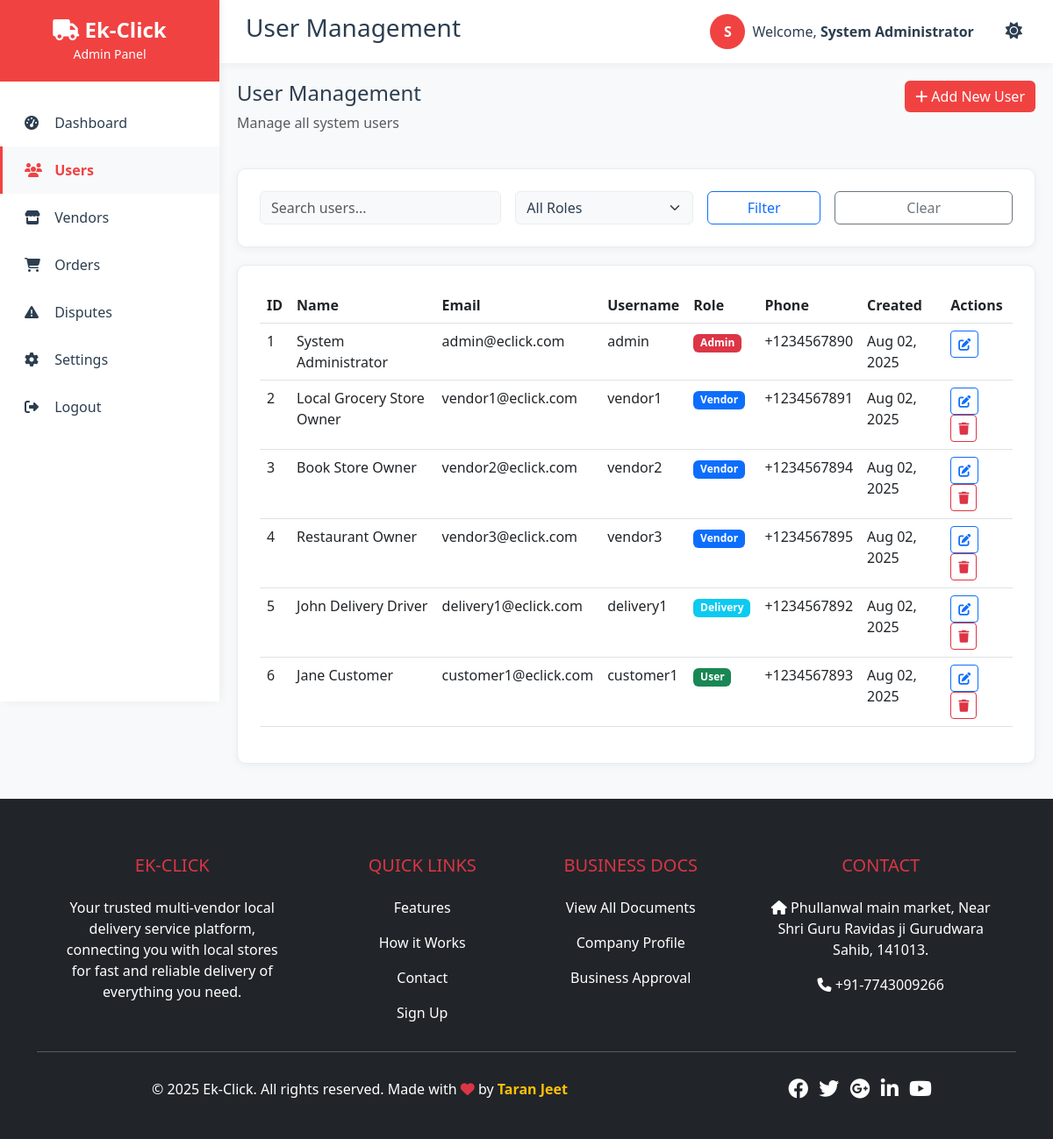
The page /admin/users.php (signed in) on the database its author committed.
### tables this page shows
CREATE TABLE IF NOT EXISTS users (
    id INT AUTO_INCREMENT PRIMARY KEY,
    username VARCHAR(50) UNIQUE NOT NULL,
    password VARCHAR(255) NOT NULL,
    email VARCHAR(100) UNIQUE NOT NULL,
    full_name VARCHAR(100) NOT NULL,
    phone VARCHAR(20) NOT NULL,
    date_of_birth DATE,
    role ENUM('admin', 'vendor', 'delivery', 'user') DEFAULT 'user',
    is_active BOOLEAN DEFAULT TRUE,
    address TEXT,
    city VARCHAR(50),
    map_link TEXT,
    referral_code VARCHAR(20) UNIQUE,
    referred_by INT,
    created_at TIMESTAMP DEFAULT CURRENT_TIMESTAMP,
    FOREIGN KEY (referred_by) REFERENCES users(id) ON DELETE SET NULL
);

### config.php (called while the page is built, shortened)
<?php
require_once __DIR__ . '/includes/url_functions.php';
function getUserRole() {
    return $_SESSION['user_role'] ?? null;
}
?>

### includes/url_functions.php (called while the page is built, shortened)
<?php
function getBaseUrl() {
    return rtrim(SITE_URL, '/');
}

### admin/users.php (the view, shortened to what this page needs)
<?php
require_once '../config.php';
$page_title = 'User Management';
$page = isset($_GET['page']) ? (int)$_GET['page'] : 1;
$limit = 10;
$offset = ($page - 1) * $limit;
$search = isset($_GET['search']) ? sanitize($_GET['search']) : '';
$where_conditions = [];
$params = [];
$where_clause = $where_conditions ? "WHERE " . implode(" AND ", $where_conditions) : "";
$stmt = $pdo->prepare("SELECT * FROM users $where_clause ORDER BY created_at DESC LIMIT $limit OFFSET $offset");
$stmt->execute($params);
$users = $stmt->fetchAll();
require_once '../includes/header.php';
?>
<div class="row mb-4">
    <div class="col-md-6">
        <h4>User Management</h4>
        <p class="text-muted">Manage all system users</p>
    </div>
    <div class="col-md-6 text-end">
        <button class="btn btn-primary-custom" data-bs-toggle="modal" data-bs-target="#addUserModal">
            <i class="fas fa-plus"></i> Add New User
        </button>
    </div>
</div>
<div class="dashboard-card">
    <form method="GET" class="row g-3">
        <div class="col-md-4">
            <input type="text" class="form-control" name="search" placeholder="Search users..." value="<?php echo htmlspecialchars($search); ?>">
        </div>
        <div class="col-md-3">
            <select class="form-select" name="role">
                <option value="">All Roles</option>
            </select>
        </div>
        <div class="col-md-2">
            <button type="submit" class="btn btn-outline-primary w-100">Filter</button>
        </div>
        <div class="col-md-3">
            <a href="users.php" class="btn btn-outline-secondary w-100">Clear</a>
        </div>
    </form>
</div>
<div class="dashboard-card">
    <div class="table-responsive">
        <table class="table table-hover">
            <thead>
                <tr>
                    <th>ID</th>
                    <th>Name</th>
                    <th>Email</th>
                    <th>Username</th>
                    <th>Role</th>
                    <th>Phone</th>
                    <th>Created</th>
                    <th>Actions</th>
                </tr>
            </thead>
            <tbody>
                <?php foreach ($users as $user): ?>
                <tr>
                    <td><?php echo $user['id']; ?></td>
                    <td><?php echo htmlspecialchars($user['full_name']); ?></td>
                    <td><?php echo htmlspecialchars($user['email']); ?></td>
                    <td><?php echo htmlspecialchars($user['username']); ?></td>
                    <td>
                        <span class="badge bg-<?php echo $user['role'] == 'admin' ? 'danger' : ($user['role'] == 'vendor' ? 'primary' : ($user['role'] == 'delivery' ? 'info' : 'success')); ?>">
                            <?php echo ucfirst($user['role']); ?>
                        </span>
                    </td>
                    <td><?php echo htmlspecialchars($user['phone'] ?? 'N/A'); ?></td>
                    <td><?php echo date('M d, Y', strtotime($user['created_at'])); ?></td>
                    <td>
                        <button class="btn btn-sm btn-outline-primary" onclick="editUser(<?php echo htmlspecialchars(json_encode($user)); ?>)">
                            <i class="fas fa-edit"></i>
                        </button>
                        <?php if ($user['id'] != $_SESSION['user_id']): ?>
                        <button class="btn btn-sm btn-outline-danger" onclick="deleteUser(<?php echo $user['id']; ?>)">
                            <i class="fas fa-trash"></i>
                        </button>
                        <?php endif; ?>
                    </td>
                </tr>
                <?php endforeach; ?>
            </tbody>
        </table>
    </div>
</div>
<?php require_once '../includes/footer.php'; ?>

### includes/header.php (shortened to what this page needs)
<?php
require_once __DIR__ . '/url_functions.php';
$user_role = getUserRole();
$full_name = $_SESSION['full_name'];
$current_url = $_SERVER['REQUEST_URI'];
$current_page = basename($current_url, '.php');
$current_dir = dirname($_SERVER['PHP_SELF']);
$current_dir = basename($current_dir);
?>
<!DOCTYPE html>
<html lang="en">
<head>
    <link href="https://cdn.jsdelivr.net/npm/bootstrap@5.3.0/dist/css/bootstrap.min.css" rel="stylesheet">
    <link rel="stylesheet" href="https://cdnjs.cloudflare.com/ajax/libs/font-awesome/6.4.0/css/all.min.css">
</head>
<body>
    <div class="sidebar" id="sidebar">
        <div class="sidebar-header">
            <h4><i class="fas fa-truck"></i> Ek-Click</h4>
            <small><?php echo ucfirst($user_role); ?> Panel</small>
        </div>
        <div class="sidebar-menu">
            <?php if ($user_role == 'admin'): ?>
                <a href="<?php echo getBaseUrl(); ?>/admin/index.php" class="<?php echo ($current_dir == 'admin' && $current_page == 'index') ? 'active' : ''; ?>">
                    <i class="fas fa-tachometer-alt"></i> Dashboard
                </a>
                <a href="<?php echo getBaseUrl(); ?>/admin/users.php" class="<?php echo ($current_dir == 'admin' && $current_page == 'users') ? 'active' : ''; ?>">
                    <i class="fas fa-users"></i> Users
                </a>
                <a href="<?php echo getBaseUrl(); ?>/admin/vendors.php" class="<?php echo ($current_dir == 'admin' && $current_page == 'vendors') ? 'active' : ''; ?>">
                    <i class="fas fa-store"></i> Vendors
                </a>
                <a href="<?php echo getBaseUrl(); ?>/admin/orders.php" class="<?php echo ($current_dir == 'admin' && $current_page == 'orders') ? 'active' : ''; ?>">
                    <i class="fas fa-shopping-cart"></i> Orders
                </a>
                <a href="<?php echo getBaseUrl(); ?>/admin/disputes.php" class="<?php echo ($current_dir == 'admin' && $current_page == 'disputes') ? 'active' : ''; ?>">
                    <i class="fas fa-exclamation-triangle"></i> Disputes
                </a>
                <a href="<?php echo getBaseUrl(); ?>/admin/settings.php" class="<?php echo ($current_dir == 'admin' && $current_page == 'settings') ? 'active' : ''; ?>">
                    <i class="fas fa-cog"></i> Settings
                </a>
            <?php endif; ?>
            <a href="<?php echo getBaseUrl(); ?>/logout.php">
                <i class="fas fa-sign-out-alt"></i> Logout
            </a>
        </div>
    </div>
    <div class="main-content">
        <div class="top-navbar">
            <h3><?php echo $page_title ?? 'Dashboard'; ?></h3>
            <div class="d-flex align-items-center">
                <div class="user-avatar me-2">
                    <?php echo strtoupper(substr($full_name, 0, 1)); ?>
                </div>
                <span class="me-3">Welcome, <strong><?php echo $full_name; ?></strong></span>
                <button class="theme-toggle" id="themeToggle" title="Toggle theme">
                    <i class="fas fa-sun"></i>
                </button>
            </div>
        </div>

### includes/footer.php (shortened to what this page needs)
</div>
<footer class="bg-dark text-white pt-5 pb-4">
    <div class="container text-center text-md-left">
        <div class="row text-center text-md-left">
            <div class="col-md-3 col-lg-3 col-xl-3 mx-auto mt-3">
                <h5 class="text-uppercase mb-4 font-weight-bold text-danger">Ek-Click</h5>
                <p>Your trusted multi-vendor local delivery service platform, connecting you with local stores for fast and reliable delivery of everything you need.</p>
            </div>
            <div class="col-md-2 col-lg-2 col-xl-2 mx-auto mt-3">
                <h5 class="text-uppercase mb-4 font-weight-bold text-danger">Quick Links</h5>
                <p><a href="#features" class="text-white" style="text-decoration: none;">Features</a></p>
                <p><a href="#how-it-works" class="text-white" style="text-decoration: none;">How it Works</a></p>
                <p><a href="#contact" class="text-white" style="text-decoration: none;">Contact</a></p>
                <p><a href="<?php echo getBaseUrl(); ?>/register.php" class="text-white" style="text-decoration: none;">Sign Up</a></p>
            </div>
            <div class="col-md-3 col-lg-2 col-xl-2 mx-auto mt-3">
                <h5 class="text-uppercase mb-4 font-weight-bold text-danger">Business Docs</h5>
                <p><a href="<?php echo getBaseUrl(); ?>/business-docs.php" class="text-white" style="text-decoration: none;">View All Documents</a></p>
                <p><a href="<?php echo getBaseUrl(); ?>/docs/company-profile.pdf" target="_blank" class="text-white" style="text-decoration: none;">Company Profile</a></p>
                <p><a href="<?php echo getBaseUrl(); ?>/docs/business-approval.pdf" target="_blank" class="text-white" style="text-decoration: none;">Business Approval</a></p>
            </div>
            <div class="col-md-4 col-lg-3 col-xl-3 mx-auto mt-3">
                <h5 class="text-uppercase mb-4 font-weight-bold text-danger">Contact</h5>
                <p><i class="fas fa-home mr-3"></i> Phullanwal main market, Near Shri Guru Ravidas ji Gurudwara Sahib, 141013.</p>
                <p><i class="fas fa-phone mr-3"></i> +91-7743009266</p>
            </div>
        </div>
        <hr class="mb-4">
        <div class="row align-items-center">
            <div class="col-md-7 col-lg-8">
                <p> &copy; 2025 Ek-Click. All rights reserved.
                    Made with <i class="fas fa-heart text-danger"></i> by <a href="mailto:Trnjeet@gmail.com" style="text-decoration: none;"><strong class="text-warning">Taran Jeet</strong></a>
                </p>
            </div>
            <div class="col-md-5 col-lg-4">
                <div class="text-center text-md-right">
                    <ul class="list-unstyled list-inline">
                        <li class="list-inline-item">
                            <a href="#" class="btn-floating btn-sm text-white" style="font-size: 23px;"><i class="fab fa-facebook"></i></a>
                        </li>
                        <li class="list-inline-item">
                            <a href="#" class="btn-floating btn-sm text-white" style="font-size: 23px;"><i class="fab fa-twitter"></i></a>
                        </li>
                        <li class="list-inline-item">
                            <a href="#" class="btn-floating btn-sm text-white" style="font-size: 23px;"><i class="fab fa-google-plus"></i></a>
                        </li>
                        <li class="list-inline-item">
                            <a href="#" class="btn-floating btn-sm text-white" style="font-size: 23px;"><i class="fab fa-linkedin-in"></i></a>
                        </li>
                        <li class="list-inline-item">
                            <a href="#" class="btn-floating btn-sm text-white" style="font-size: 23px;"><i class="fab fa-youtube"></i></a>
                        </li>
                    </ul>
                </div>
            </div>
        </div>
    </div>
</footer>
</body>
</html>

### includes/header.php (style rules this page uses)
:root { --primary-color: #f14242ff; --secondary-color: #4ECDC4; --dark-color: #2C3E50; --light-bg: #F8F9FA; --text-color: #2C3E50; --bg-color: #F8F9FA; --card-bg: #FFFFFF; --border-color: #E9ECEF; --shadow-color: rgba(0,0,0,0.05); --hover-bg: #F8F9FA; }
body { font-family: 'Segoe UI', Tahoma, Geneva, Verdana, sans-serif; background: var(--bg-color); color: var(--text-color); transition: background-color 0.3s ease, color 0.3s ease; }
.sidebar { background: var(--card-bg); min-height: 100vh; box-shadow: 2px 0 10px var(--shadow-color); position: fixed; top: 0; left: 0; width: 250px; z-index: 1000; transition: all 0.3s; }
.sidebar-header { background: var(--primary-color); color: white; padding: 20px; text-align: center; }
.sidebar-header h4 { margin: 0; font-weight: 700; }
.sidebar-menu { padding: 20px 0; }
.sidebar-menu a { display: block; padding: 15px 25px; color: var(--text-color); text-decoration: none; transition: all 0.3s; border-left: 3px solid transparent; }
.sidebar-menu a.active { background: var(--hover-bg); border-left-color: var(--primary-color); color: var(--primary-color); font-weight: 600; }
.sidebar-menu i { width: 20px; margin-right: 10px; }
.main-content { margin-left: 250px; padding: 20px; min-height: 100vh; }
.top-navbar { background: var(--card-bg); padding: 15px 30px; margin: -20px -20px 20px -20px; box-shadow: 0 2px 10px var(--shadow-color); display: flex; justify-content: space-between; align-items: center; }
.dashboard-card { background: var(--card-bg); border: 1px solid var(--border-color); box-shadow: 0 2px 10px var(--shadow-color); }
.table { color: var(--text-color); }
.form-control, .form-select { background-color: var(--bg-color); border-color: var(--border-color); color: var(--text-color); }
.theme-toggle { background: transparent; border: none; color: var(--text-color); padding: 5px; margin-left: 15px; cursor: pointer; transition: transform 0.3s ease; }
.theme-toggle i { font-size: 1.2rem; }
.user-avatar { width: 40px; height: 40px; background: var(--primary-color); color: white; border-radius: 50%; display: flex; align-items: center; justify-content: center; font-weight: 600; }
.dashboard-card { background: var(--card-bg); border-radius: 10px; padding: 25px; box-shadow: 0 2px 10px var(--shadow-color); margin-bottom: 20px; transition: transform 0.3s; border: 1px solid var(--border-color); }
.btn-primary-custom { background: var(--primary-color); color: white; border: none; }

### rows shown on the page
users: id "1", full_name "System Administrator", email "admin@eclick.com", username "admin", role "Admin", phone "+1234567890", created_at "Aug 02, 2025"
users: id "2", full_name "Local Grocery Store Owner", email "vendor1@eclick.com", username "vendor1", role "Vendor", phone "+1234567891", created_at "Aug 02, 2025"
users: id "3", full_name "Book Store Owner", email "vendor2@eclick.com", username "vendor2", role "Vendor", phone "+1234567894", created_at "Aug 02, 2025"
users: id "4", full_name "Restaurant Owner", email "vendor3@eclick.com", username "vendor3", role "Vendor", phone "+1234567895", created_at "Aug 02, 2025"
users: id "5", full_name "John Delivery Driver", email "delivery1@eclick.com", username "delivery1", role "Delivery", phone "+1234567892", created_at "Aug 02, 2025"
users: id "6", full_name "Jane Customer", email "customer1@eclick.com", username "customer1", role "User", phone "+1234567893", created_at "Aug 02, 2025"

### other values the page prints
$user_role "Admin"
$page_title "User Management"
substr($full_name, 0, 1) "S"
$full_name "System Administrator"
